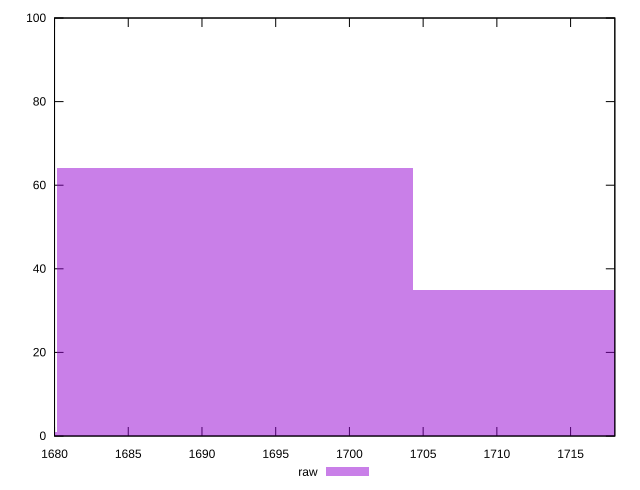

Generate this figure with gnuplot:
reset

$raw <<EOF
1692.235367422862 64
1716.4101583860456 35
1668.0605764596783 1
EOF

set key outside below
set boxwidth 24.174790963183742
set xrange [1680:1718]
set yrange [0:100]
set trange [0:100]
set style fill transparent solid 0.5 noborder
set terminal svg size 640, 490 enhanced background rgb 'white'
set output "reports/report_00033_2021-03-01T14-23-16.841Z/render-blocking-resources/samples/astro-inner/raw/histogram.svg"

plot $raw title "raw" with boxes

reset
